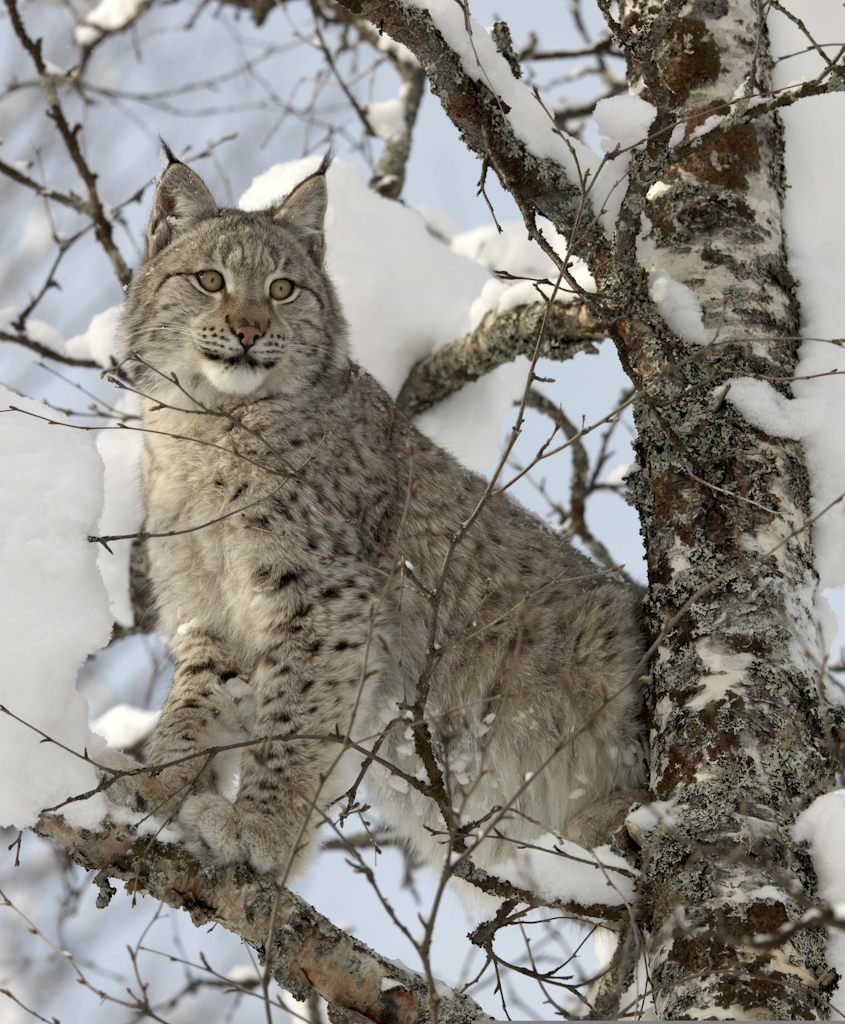
//> input picture resources/lynx-snow.png, 845 x 1024 px
$ ./exercise_2_1   (built with g++ and OpenCV 4)
//> lines starting //> are read from the running program, lines starting //| are printed output that depends on the picture
#include <opencv2/opencv.hpp>

using namespace cv;
using namespace std;

int main() {
    string path = "resources/lynx-snow.png";
    Mat img = imread(path);
//> img is the input picture: 1024 rows x 845 cols, CV_8UC3; mean B, G, R 127, 134.6, 137.5
    Mat imgIdentity, imgSharpening, imgEmboss;

    if (img.empty()) {
        cerr << "Image could not be loaded!" << endl;
        return -1;
    }

    // Identity Kernel
    Mat kernelIdentity = (Mat_<float>(3, 3) <<
        0, 0, 0,
        0, 1, 0,
        0, 0, 0);

    // Sharpening Kernel
    Mat kernelSharpening = (Mat_<float>(3, 3) <<
        0, -1, 0,
		-1, 5, -1,
		0, -1, 0);

    // Emboss Kernel
    Mat kernelEmboss = (Mat_<float>(3, 3) <<
        -2, -1, 0,
        -1, 1, 1,
        0, 1, 2);

    // Apply the custom filters
    filter2D(img, imgIdentity, -1, kernelIdentity);
    filter2D(img, imgSharpening, -1, kernelSharpening);
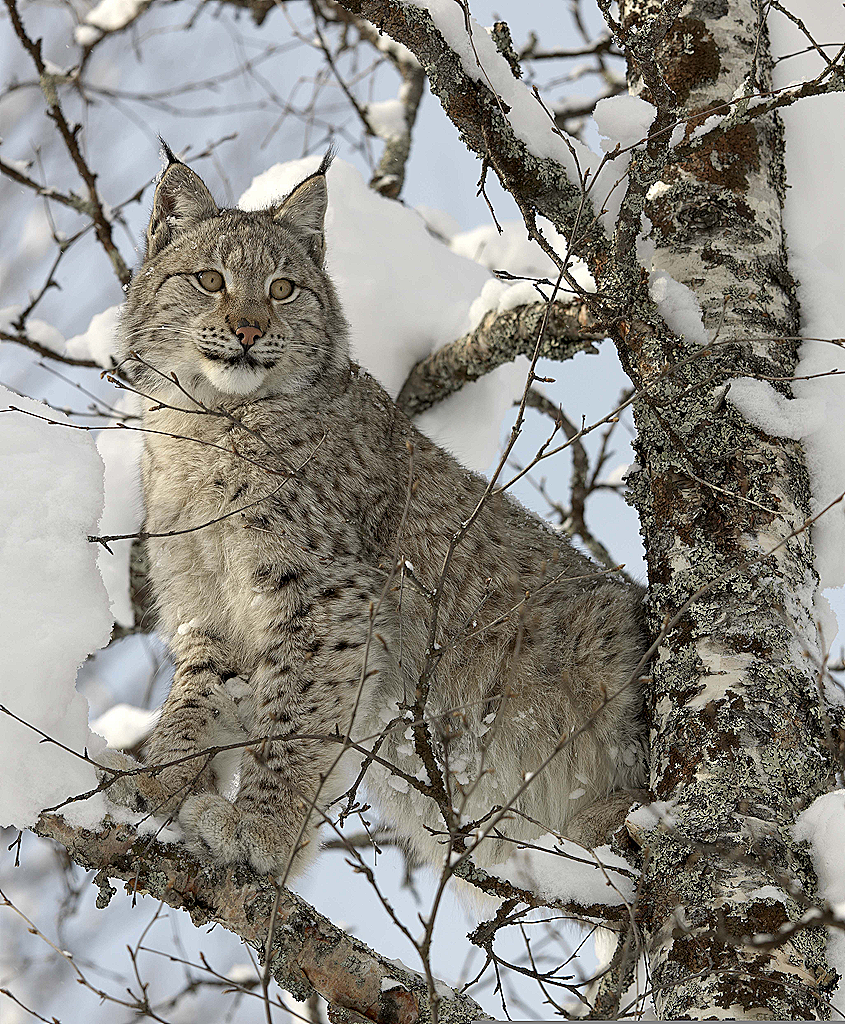
//> imgSharpening: 1024 rows x 845 cols, CV_8UC3; mean B, G, R 129.2, 136.3, 138.9
    filter2D(img, imgEmboss, -1, kernelEmboss);
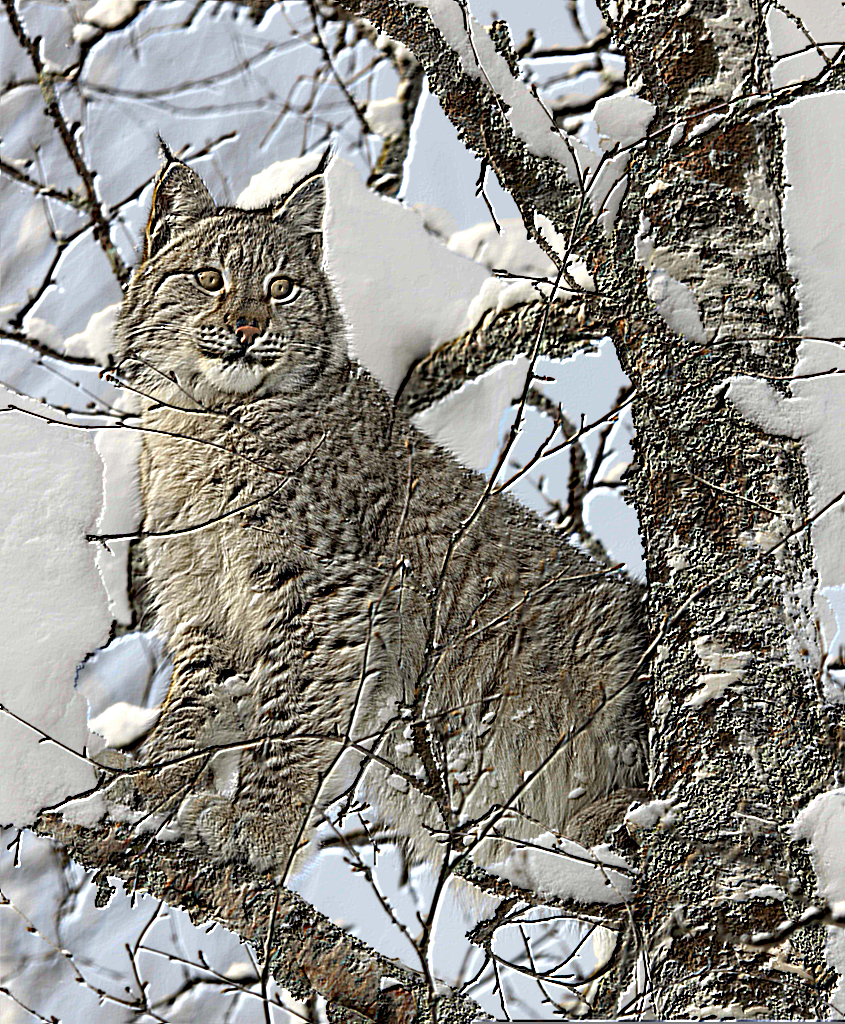
//> imgEmboss: 1024 rows x 845 cols, CV_8UC3; mean B, G, R 131, 137.5, 139.7

    imshow("Original Image", img);
    imshow("Identity Kernel", imgIdentity);
    imshow("Sharpening Kernel", imgSharpening);
    imshow("Emboss Kernel", imgEmboss);
    waitKey(0);

    return 0;
}

$ run again, with resources/christmas-balls.png copied over resources/lynx-snow.png
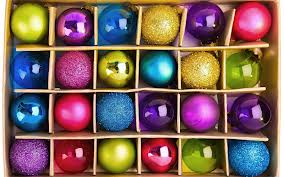
//> input picture resources/christmas-balls.png, 284 x 177 px
//> img is the input picture: 177 rows x 284 cols, CV_8UC3; mean B, G, R 91.4, 98.1, 126.7
//> `filter2D(img, imgSharpening, -1, kernelSharpening);`:
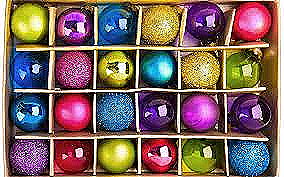
//> imgSharpening: 177 rows x 284 cols, CV_8UC3; mean B, G, R 95.8, 101.3, 125.5
//> `filter2D(img, imgEmboss, -1, kernelEmboss);`:
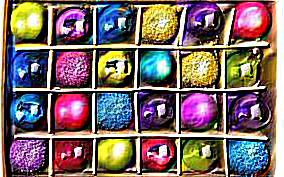
//> imgEmboss: 177 rows x 284 cols, CV_8UC3; mean B, G, R 101.7, 104.6, 124
